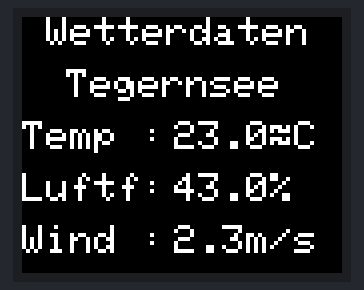
Bench run of a sketch on a simulated ESP32. On the bench: 160×128 colour display.

Above: at 0.2 s.
At 3.3 s:
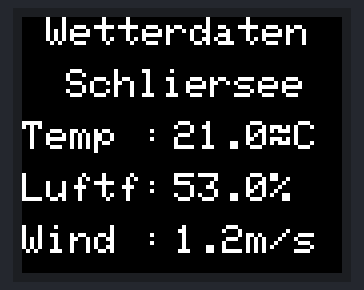

Measured:
- what the display in image 1 shows lasts 3.1 s, from 3.2 s to 6.3 s

The sketch:

Wetterstation_test.ino
```cpp
/*************************************************************************************************
                                      PROGRAMMINFO
**************************************************************************************************
Funktion: ESP32 TFT 1.77" und 1.8" Font-Test
**************************************************************************************************
Version: 19.01.2023
**************************************************************************************************
Board: ESP32vn IoT UNO V1.0.4
**************************************************************************************************
Libraries:
https://github.com/espressif/arduino-esp32/tree/master/libraries
C:\Users\User\Documents\Arduino
D:\gittemp\Arduino II\A156_Wetterdaten_V3
**************************************************************************************************
C++ Arduino IDE V1.8.19
**************************************************************************************************
Einstellungen:
https://dl.espressif.com/dl/package_esp32_index.json
http://dan.drown.org/stm32duino/package_STM32duino_index.json
http://arduino.esp8266.com/stable/package_esp8266com_index.json
**************************************************************************************************
*Verdrahtung:
*
ESP32 1,8" TFT
5V    VCC
GND   GND
G12   CS
G14   RESET
G13    A0
G23   SDA
G18   SCK
3.3V  LED

ESP   1.77" TFT
GND    GND
5V   VCC
G18   SCK
G23   SDA
G13   RES
G12   RS
3.3V  CS

**************************************************************************************************
Die User_Setup.h in C:\Users\User\Documents\Arduino\libraries\TFT_eSPI\ kopieren!!!!!

User_Setup.h Library fuer TFT 1.77" und 1,8" TFT
// TFT 1.77" Library

#define ST7735_DRIVER
#define TFT_WIDTH 128
#define TFT_HEIGHT 160
#define ST7735_REDTAB
#define TFT_BACKLIGHT_ON HIGH // HIGH or LOW are options

// ###### EDIT THE PIN NUMBERS IN THE LINES FOLLOWING TO SUIT YOUR ESP32 SETUP ######
#define TFT_MOSI 23
#define TFT_SCLK 18
#define TFT_CS 12 // Chip select control pin
#define TFT_DC 13 // Data Command control pin
#define TFT_RST 14 // Reset pin (could connect to RST pin)

#define LOAD_GLCD   // Font 1. Original Adafruit 8 pixel font needs ~1820 bytes in FLASH
#define LOAD_FONT2  // Font 2. Small 16 pixel high font, needs ~3534 bytes in FLASH, 96 characters
#define LOAD_FONT4  // Font 4. Medium 26 pixel high font, needs ~5848 bytes in FLASH, 96 characters
#define LOAD_FONT6  // Font 6. Large 48 pixel font, needs ~2666 bytes in FLASH, only characters 1234567890:-.apm
#define LOAD_FONT7  // Font 7. 7 segment 48 pixel font, needs ~2438 bytes in FLASH, only characters 1234567890:-.
#define LOAD_FONT8  // Font 8. Large 75 pixel font needs ~3256 bytes in FLASH, only characters 1234567890:-.
#define LOAD_GFXFF  // FreeFonts. Include access to the 48 Adafruit_GFX free fonts FF1 to FF48 and custom fonts

// Comment out the #define below to stop the SPIFFS filing system and smooth font code being loaded
// this will save ~20kbytes of FLASH
#define SMOOTH_FONT
#define SPI_FREQUENCY  27000000 // Actually sets it to 26.67MHz = 80/3

// Optional reduced SPI frequency for reading TFT
#define SPI_READ_FREQUENCY  20000000

// The XPT2046 requires a lower SPI clock rate of 2.5MHz so we define that here:
#define SPI_TOUCH_FREQUENCY  2500000

// Transactions are automatically enabled by the library for an ESP32 (to use HAL mutex)
// so changing it here has no effect

// #define SUPPORT_TRANSACTIONS


**************************************************************************************************/

// Pause in milliseconds between screens, change to 0 to time font rendering
#define WAIT 3000

#include <TFT_eSPI.h> // Graphics and font library for ST7735 driver chip
#include <SPI.h>

TFT_eSPI tft = TFT_eSPI();  // Invoke library, pins defined in User_Setup.h

float t = 23;
float f = 43;
float w = 2.3;

float t2 = 21;
float f2 = 53;
float w2 = 1.2;


void setup(void) {
  tft.init();
  tft.setRotation(1);
}

void loop() {

  tft.setTextSize (2);

//---------- Seite 1 ----------------------------

  tft.fillScreen(TFT_BLACK);
  tft.setTextColor(TFT_WHITE, TFT_BLACK); //weiss
  tft.drawString("Wetterdaten", 12, 0);
  tft.drawString("Tegernsee", 22, 26);


  tft.drawString("Temp :", 0, 52);
  tft.setCursor (76,52);
  tft.print (t,1);tft.print ("\xF7""C");


  tft.drawString("Luftf: ", 0, 78);
    tft.setCursor (76,78);
  tft.print (f,1);tft.print ("%");


  tft.drawString("Wind :", 0, 104);
    tft.setCursor (76,104);
  tft.print (w,1);tft.print ("m/s");


 delay(WAIT);


//---------- Seite 2 ----------------------------
    tft.fillScreen(TFT_BLACK);
  tft.setTextColor(TFT_WHITE, TFT_BLACK); //weiss
  tft.drawString("Wetterdaten", 12, 0);
  tft.drawString("Schliersee", 22, 26);


  tft.drawString("Temp :", 0, 52);
  tft.setCursor (76,52);
  tft.print (t2,1);tft.print ("\xF7""C");


  tft.drawString("Luftf: ", 0, 78);
    tft.setCursor (76,78);
  tft.print (f2,1);tft.print ("%");


  tft.drawString("Wind :", 0, 104);
    tft.setCursor (76,104);
  tft.print (w2,1);tft.print ("m/s");


 delay(WAIT);

}
```
